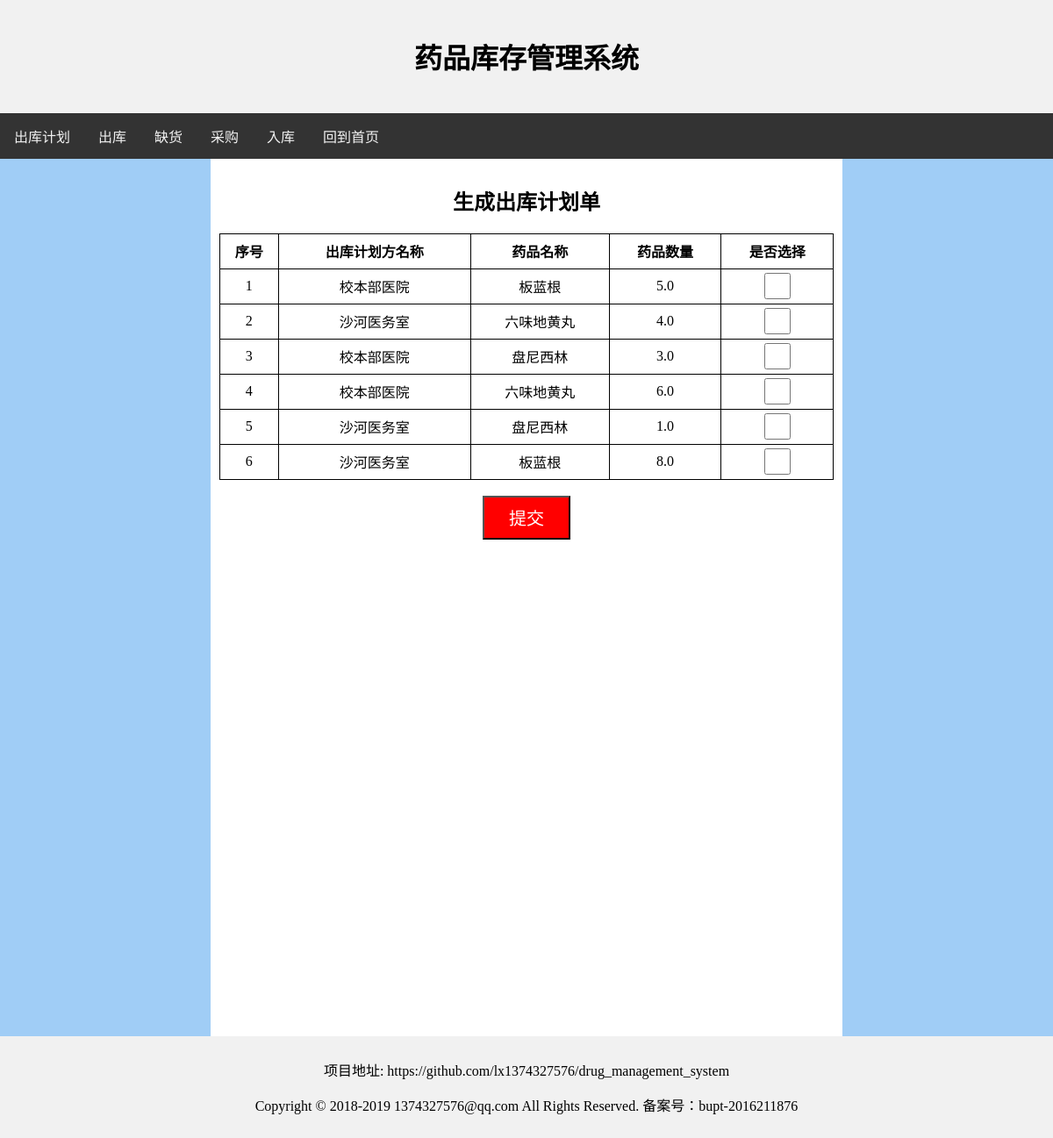
The page /demand/make/ on the database as committed earlier.
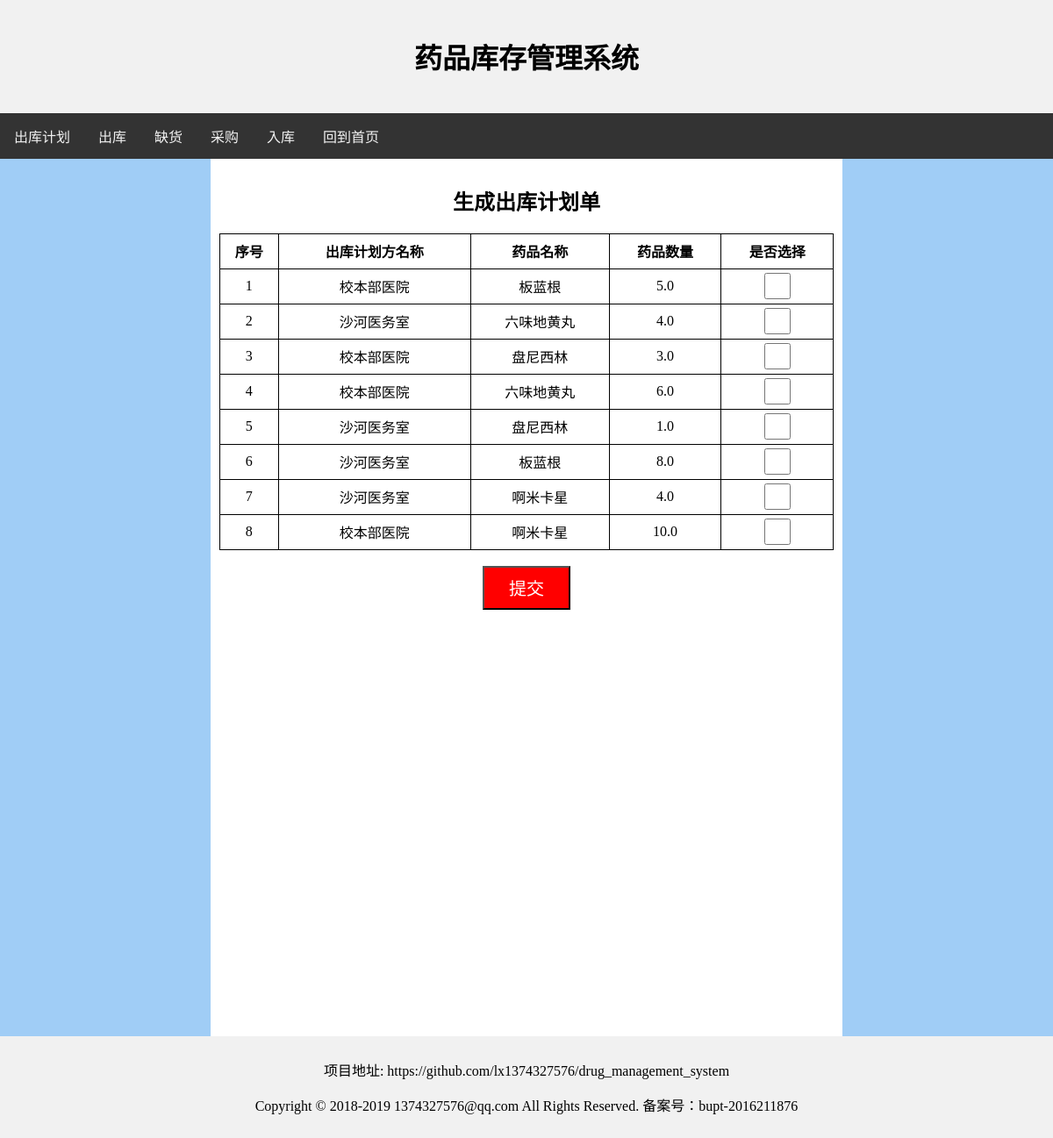
The same page on the database as committed later.
### demand/models.py (models this page shows, shortened)
class Demander_Demand(models.Model):
    id = models.IntegerField('id', primary_key=True)
    demander = models.ForeignKey(Demander, on_delete=models.CASCADE)
    num = models.FloatField('num')
    medicine = models.ForeignKey(Medicine, on_delete=models.CASCADE)

class Demander(models.Model):
    id = models.IntegerField('id', primary_key=True)
    name = models.CharField('name', blank=False, max_length=100)

class Medicine(models.Model):
    id = models.IntegerField('id', primary_key=True)
    name = models.CharField('name', blank=False, max_length=100)
    total_num = models.FloatField('total_num', default=0)
    now_num = models.FloatField('now_num', default=0)

### demand/views.py (the view)
# urls.py: path('make/', views.make, name='make'),
def make(request):
    demands = Demander_Demand.objects.all()
    context = {
        "demand_list": demands,
    }
    return render(request, 'demand/demand.html', context)

### demand/templates/demand/demand.html (shortened to what this page needs)
<html>
    <head>
    </head>
    <body>
        <div class="header">
            <h1>药品库存管理系统</h1>
        </div>
        <div class="topnav">
            <a href="{% url 'demand:demand' %}">出库计划</a>
            <a href="{% url 'checkout:checkout' %}">出库</a>
            <a href="{% url 'lack:lack' %}">缺货</a>
            <a href="{% url 'purchase:purchase' %}">采购</a>
            <a href="{% url 'storage:storage' %}">入库</a>
            <a href="{% url 'user:index' %}">回到首页</a>
        </div>
        <div class="row">
            <div class="column left">
            </div>
            <div class="column middle">
                <div class="submit-div">
                    <h2> 生成出库计划单 </h2>
                </div>
                <form action="{% url 'demand:submit' %}" method="post">
                    <table>
                        <tr>
                            <td> <strong>序号</strong> </td>
                            <td> <strong>出库计划方名称</strong> </td>
                            <td> <strong>药品名称</strong> </td>
                            <td> <strong>药品数量</strong> </td>
                            <td> <strong>是否选择</strong> </td>
                        </tr>
                        {% for demand in demand_list %}
                            <tr>
                                <td> {{demand.id}} </td>
                                <td> {{demand.demander.name}} </td>
                                <td> {{demand.medicine.name}} </td>
                                <td> {{demand.num}} </td>
                                <td>
                                    <input name="{{demand.id}}" type="checkbox" value="checked" class="checkbox" />
                                </td>
                            </tr>
                        {% endfor %}
                    </table>
                    <br>
                    <div class="submit-div">
                        <input type="submit" value="提交" class="submit">
                    </div>
                </form>
            </div>
            <div class="column right">
            </div>
        </div>
        <div class="footer">
            <p>项目地址: https://github.com/lx1374327576/drug_management_system</p>
            <p>Copyright © 2018-2019 1374327576@qq.com All Rights Reserved. 备案号：bupt-2016211876</p>
        </div>
    </body>
</html>

### demand/templates/demand/demand.html (style rules this page uses)
* { box-sizing: border-box; }
body { margin: 0; }
.header { background-color: #f1f1f1; padding: 20px; text-align: center; }
.topnav { overflow: hidden; background-color: #333; }
.topnav a { float: left; display: block; color: #f2f2f2; text-align: center; padding: 14px 16px; text-decoration: none; }
.column { float: left; padding: 10px; }
.column.left { width: 20%; background-image:url("/static/2.jpeg"); height: 1000px; }
.column.right { width: 20%; background-image:url("/static/2.jpeg"); height: 1000px; }
.column.middle { width: 60%; }
.row:after { content: ""; display: table; clear: both; }
.footer { background-color: #f1f1f1; padding: 10px; text-align: center; }
table,tr,td { border: 1px solid black; }
table { border-collapse:collapse; width:100%; }
tr { height:40px }
td { text-align:center; vertical-align:middle; }
.checkbox { width:30px; height:30px; }
.submit { width:100px; height:50px; background-color:red; color:white; font-size:20px; }
.submit-div { width:100%; text-align: center; }

Rows that differ between the two databases and show on the page:
added Demander_Demand: id "7", demander.name "沙河医务室", medicine.name "啊米卡星", num "4.0"
added Demander_Demand: id "8", demander.name "校本部医院", medicine.name "啊米卡星", num "10.0"
